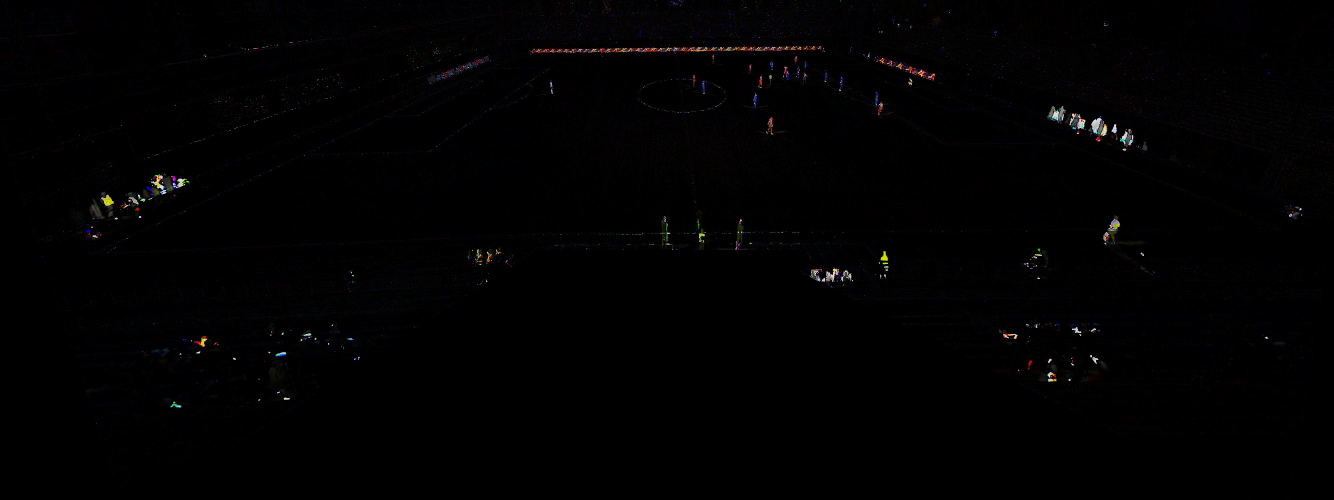
#> input picture First_Frame_fuBG.jpg, 4000 x 1500 px, given in place of videofu.avi, which was not available (shown at 1/3 size)
$ python multipleWindows_red_team.py   (Python 2 division)   (older library calls are emulated)
#> lines starting #> are read from the running program, lines starting #| are printed output that depends on the picture; pictures that were not available may be replaced by others from this repository, and a replacement may not be noted
import numpy as np
import cv2
cap = cv2.VideoCapture('videofu.avi')

# take first frame of the video
ret,frame = cap.read()
#> frame is the input picture: shape (1500, 4000, 3); mean B, G, R 1.7, 1.5, 1.9
# setup initial location of window
r,h,c,w = 169,10,2384,10  # simply hardcoded the values player8
r1,h1,c1,w1 = 200,20,2248,7  # simply hardcoded the values player4
r2,h2,c2,w2 = 170,8,2137,5  # simply hardcoded the values player3

r3,h3,c3,w3 = 360,40,2310,15  # simply hardcoded the values player#6
r4,h4,c4,w4 = 231,20,2281,10  # simply hardcoded the values player#5
r5,h5,c5,w5 = 224,20,2078,10  # simply hardcoded the values player#2
r6,h6,c6,w6 = 312,25,2640,15  # simply hardcoded the values player#9
r7,h7,c7,w7 = 203,20,2352,10  # simply hardcoded the values player#7
r8,h8,c8,w8 = 261,10,1652,12  # simply hardcoded the values player#1

#row, hight of the window, col, width of the window
#ddddd =  cv2.cvtColor(frame, cv2.COLOR_BGR2HSV)
ddddd =  cv2.cvtColor(frame, cv2.COLOR_BGR2HSV)
#> ddddd: shape (1500, 4000, 3); mean H, S, V 28.1, 70.8, 2.5
for i in range(169,185):
    for j in range(2384,2390):
        print i,"  ",j,"  ",ddddd[i,j,:]
#> this loop made 16 passes
#> (printed output is left out)
track_window = (c,r,w,h)
track_window1 = (c1,r1,w1,h1)
track_window2 = (c2,r2,w2,h2)

track_window3 = (c3,r3,w3,h3)
track_window4 = (c4,r4,w4,h4)
track_window5 = (c5,r5,w5,h5)
track_window6 = (c6,r6,w6,h6)
track_window7 = (c7,r7,w7,h7)
track_window8 = (c8,r8,w8,h8)

# set up the ROI for tracking
roi = frame[r:r+h, c:c+w]
roi1 = frame[r1:r1+h1, c1:c1+w1]
roi2 = frame[r2:r2+h2, c2:c2+w2]

roi3 = frame[r3:r3+h3, c3:c3+w3]
roi4 = frame[r4:r4+h4, c4:c4+w4]
roi5 = frame[r5:r5+h5, c5:c5+w5]
roi6 = frame[r6:r6+h6, c6:c6+w6]
roi7 = frame[r7:r7+h7, c7:c7+w7]
roi8 = frame[r8:r8+h8, c8:c8+w8]

hsv_roi =  cv2.cvtColor(roi, cv2.COLOR_BGR2HSV)
hsv_roi1 =  cv2.cvtColor(roi1, cv2.COLOR_BGR2HSV)
hsv_roi2 =  cv2.cvtColor(roi2, cv2.COLOR_BGR2HSV)

hsv_roi3 =  cv2.cvtColor(roi3, cv2.COLOR_BGR2HSV)
hsv_roi4 =  cv2.cvtColor(roi4, cv2.COLOR_BGR2HSV)
hsv_roi5 =  cv2.cvtColor(roi5, cv2.COLOR_BGR2HSV)
hsv_roi6 =  cv2.cvtColor(roi6, cv2.COLOR_BGR2HSV)
hsv_roi7 =  cv2.cvtColor(roi7, cv2.COLOR_BGR2HSV)
hsv_roi8 =  cv2.cvtColor(roi8, cv2.COLOR_BGR2HSV)

mask = cv2.inRange(hsv_roi, np.array((0., 40.,70.)), np.array((18.,200.,150.)))
mask1 = cv2.inRange(hsv_roi1, np.array((0., 60.,64.)), np.array((18.,240.,237.)))
mask2 = cv2.inRange(hsv_roi2, np.array((5., 93.,74.)), np.array((35.,195.,137.)))
#> mask2 = [[0, 255, 0, 0, 0], [0, 0, 0, 0, 0], [0, 0, 0, 0, 0], [0, 0, 0, 0, 255], [0, 0, 0, 0, 255], [0, 0, 0, 0, 255], [0, 0, 0, 255, 0], [0, 0, 0, 255, 0]]

mask3 = cv2.inRange(hsv_roi3, np.array((0., 180.,130.)), np.array((8.,255.,200.)))
mask4 = cv2.inRange(hsv_roi4, np.array((0., 180.,130.)), np.array((8.,255.,200.)))
mask5 = cv2.inRange(hsv_roi5, np.array((0., 180.,130.)), np.array((8.,255.,200.)))
mask6 = cv2.inRange(hsv_roi6, np.array((0., 180.,130.)), np.array((8.,255.,200.)))#((30., 50.,140.)), np.array((172.,200.,255.)))
mask7 = cv2.inRange(hsv_roi7, np.array((0., 100.,100.)), np.array((18.,200.,200.)))
mask8 = cv2.inRange(hsv_roi8, np.array((22., 48.,28.)), np.array((34.,255.,155.)))


roi_hist = cv2.calcHist([hsv_roi],[0],mask,[180],[0,180])
#> roi_hist = 180 values, max 1 at index 3, min 0 at index 0, mean 0.0111
roi_hist1 = cv2.calcHist([hsv_roi1],[0],mask1,[180],[0,180])
#> roi_hist1 = 180 values, max 4 at index 1, min 0 at index 0, mean 0.0889
roi_hist2 = cv2.calcHist([hsv_roi2],[0],mask2,[180],[0,180])
#> roi_hist2 = 180 values, max 2 at index 10, min 0 at index 0, mean 0.0333

roi_hist3 = cv2.calcHist([hsv_roi3],[0],mask3,[180],[0,180])
#> roi_hist3 = 180 values, max 13 at index 5, min 0 at index 0, mean 0.206
roi_hist4 = cv2.calcHist([hsv_roi4],[0],mask4,[180],[0,180])
#> roi_hist4 = 180 values, max 8 at index 6, min 0 at index 4, mean 0.15
roi_hist5 = cv2.calcHist([hsv_roi5],[0],mask5,[180],[0,180])
#> roi_hist5 = 180 values, max 3 at index 3, min 0 at index 6, mean 0.0667
roi_hist6 = cv2.calcHist([hsv_roi6],[0],mask6,[180],[0,180])
#> roi_hist6 = 180 values, max 6 at index 3, min 0 at index 9, mean 0.167
roi_hist7 = cv2.calcHist([hsv_roi7],[0],mask7,[180],[0,180])
#> roi_hist7 = 180 values, max 2 at index 2, min 0 at index 1, mean 0.0389
roi_hist8 = cv2.calcHist([hsv_roi8],[0],mask8,[180],[0,180])
#> roi_hist8 = 180 values from 0 to 0

cv2.normalize(roi_hist,roi_hist,0,255,cv2.NORM_MINMAX)
cv2.normalize(roi_hist1,roi_hist1,0,255,cv2.NORM_MINMAX)
cv2.normalize(roi_hist2,roi_hist2,0,255,cv2.NORM_MINMAX)

cv2.normalize(roi_hist3,roi_hist3,0,255,cv2.NORM_MINMAX)
cv2.normalize(roi_hist4,roi_hist4,0,255,cv2.NORM_MINMAX)
cv2.normalize(roi_hist5,roi_hist5,0,255,cv2.NORM_MINMAX)
cv2.normalize(roi_hist6,roi_hist6,0,255,cv2.NORM_MINMAX)
cv2.normalize(roi_hist7,roi_hist7,0,255,cv2.NORM_MINMAX)
cv2.normalize(roi_hist8,roi_hist8,0,255,cv2.NORM_MINMAX)

# Setup the termination criteria, either 10 iteration or move by atleast 1 pt
term_crit = ( cv2.TERM_CRITERIA_EPS | cv2.TERM_CRITERIA_COUNT, 100, 1 )
count=0
while(cap.isOpened()):
    ret ,frame = cap.read()
    count+=1
    if ret == True:
        hsv = cv2.cvtColor(frame, cv2.COLOR_BGR2HSV)
        dst = cv2.calcBackProject([hsv],[0],roi_hist,[0,180],1)
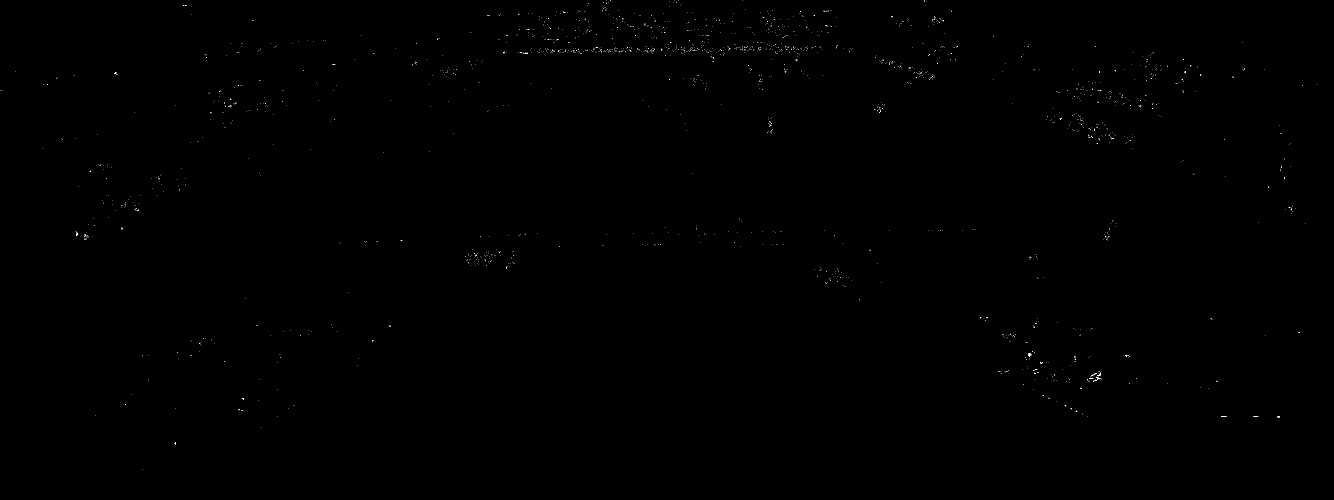
#> dst: shape (1500, 4000) (shown at 1/3 size); 0.05% white in thin lines or dots
        dst1 = cv2.calcBackProject([hsv],[0],roi_hist1,[0,180],1)
        dst2 = cv2.calcBackProject([hsv],[0],roi_hist2,[0,180],1)

        dst3 = cv2.calcBackProject([hsv],[0],roi_hist3,[0,180],1)
        dst4 = cv2.calcBackProject([hsv],[0],roi_hist4,[0,180],1)
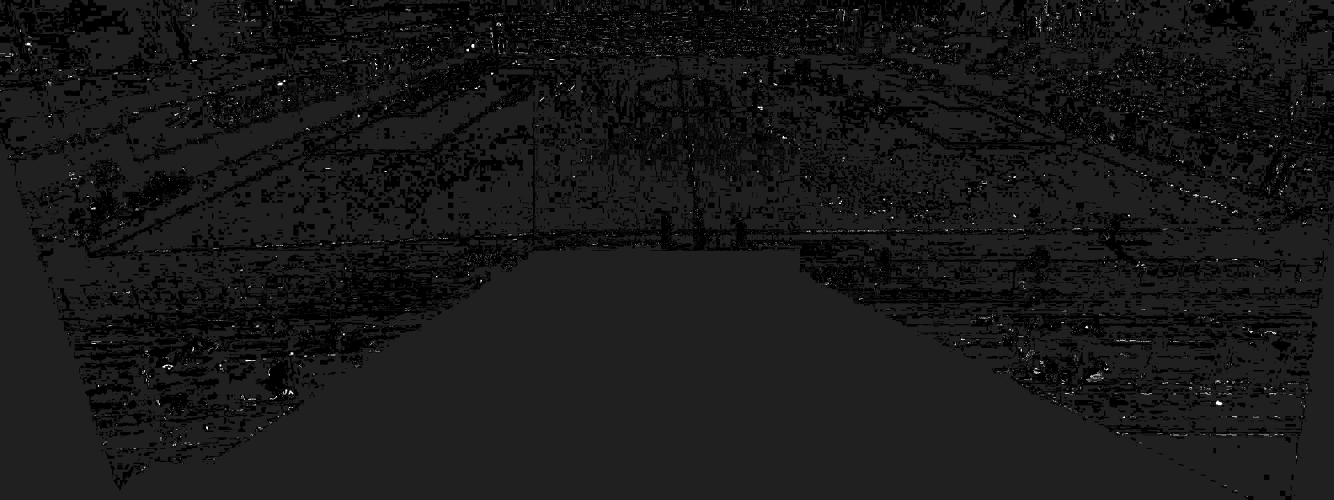
#> dst4: shape (1500, 4000) (shown at 1/3 size); min 0, max 255, mean 24
        dst5 = cv2.calcBackProject([hsv],[0],roi_hist5,[0,180],1)
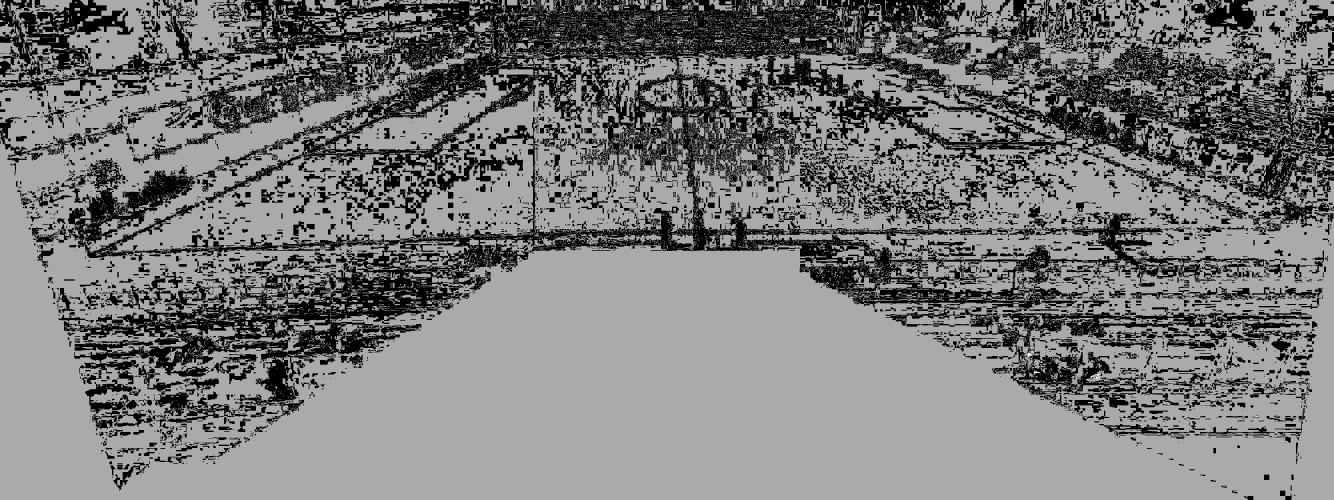
#> dst5: shape (1500, 4000) (shown at 1/3 size); min 0, max 255, mean 122.2
        dst6 = cv2.calcBackProject([hsv],[0],roi_hist6,[0,180],1)
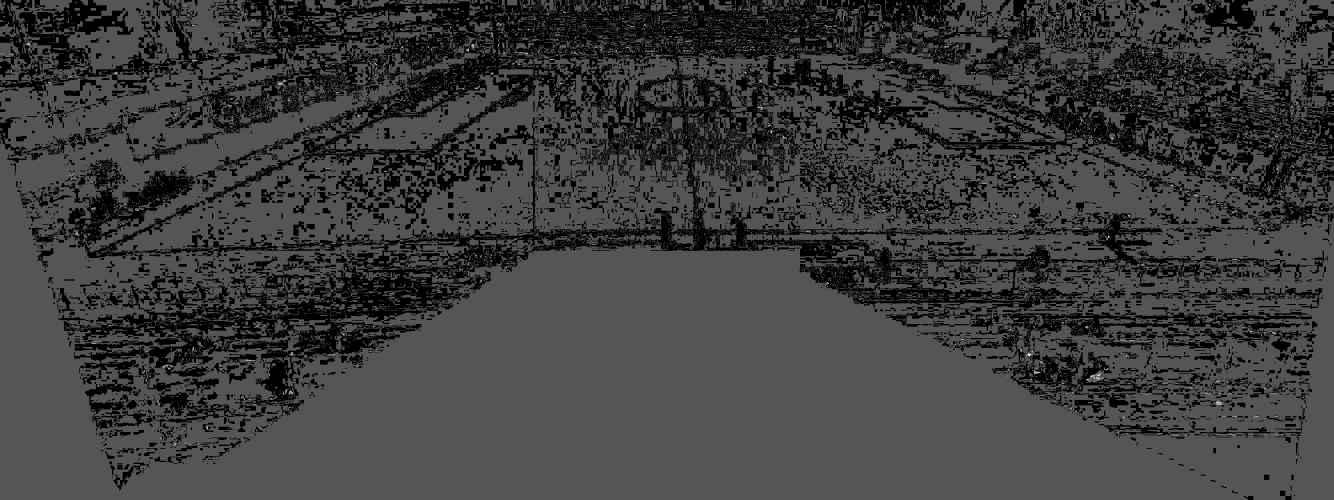
#> dst6: shape (1500, 4000) (shown at 1/3 size); min 0, max 255, mean 61.9
        dst7 = cv2.calcBackProject([hsv],[0],roi_hist7,[0,180],1)
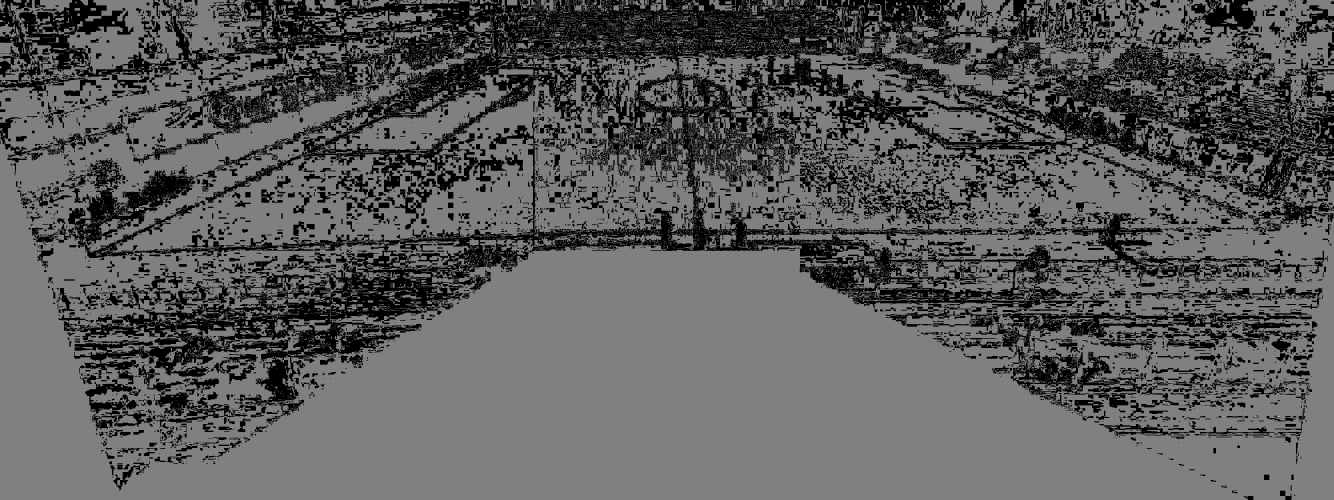
#> dst7: shape (1500, 4000) (shown at 1/3 size); min 0, max 255, mean 92
        dst8 = cv2.calcBackProject([hsv],[0],roi_hist8,[0,180],1)
#> dst8: shape (1500, 4000); every value is 0

        # apply meanshift to get the new location
        ret, track_window = cv2.meanShift(dst, track_window, term_crit)
#> ret = 3; track_window = (2384, 175, 10, 10)
        ret1, track_window1 = cv2.meanShift(dst1, track_window1, term_crit)
#> ret1 = 2; track_window1 = (2247, 200, 7, 20)
        ret2, track_window2 = cv2.meanShift(dst2, track_window2, term_crit)
#> ret2 = 1; track_window2 = (2137, 169, 5, 8)

        ret3, track_window3 = cv2.meanShift(dst3, track_window3, term_crit)
#> ret3 = 4; track_window3 = (2305, 365, 15, 40)
        ret4, track_window4 = cv2.meanShift(dst4, track_window4, term_crit)
#> ret4 = 3; track_window4 = (2277, 232, 10, 20)
        ret5, track_window5 = cv2.meanShift(dst5, track_window5, term_crit)
#> ret5 = 12; track_window5 = (2069, 237, 10, 20)
        ret6, track_window6 = cv2.meanShift(dst6, track_window6, term_crit)
#> ret6 = 4; track_window6 = (2631, 316, 15, 25)
        ret7, track_window7 = cv2.meanShift(dst7, track_window7, term_crit)
#> ret7 = 6; track_window7 = (2342, 199, 10, 20)
        ret8, track_window8 = cv2.meanShift(dst8, track_window8, term_crit)
#> ret8 = 0; track_window8 = (1652, 261, 12, 10)

        # Draw it on image
        x,y,w,h = track_window
#> x = 2384; y = 175; w = 10; h = 10
        x1,y1,w1,h1 = track_window1
#> x1 = 2247; y1 = 200; w1 = 7; h1 = 20
        x2,y2,w2,h2 = track_window2
#> x2 = 2137; y2 = 169; w2 = 5; h2 = 8

        x3,y3,w3,h3 = track_window3
#> x3 = 2305; y3 = 365; w3 = 15; h3 = 40
        x4,y4,w4,h4 = track_window4
#> x4 = 2277; y4 = 232; w4 = 10; h4 = 20
        x5,y5,w5,h5 = track_window5
#> x5 = 2069; y5 = 237; w5 = 10; h5 = 20
        x6,y6,w6,h6 = track_window6
#> x6 = 2631; y6 = 316; w6 = 15; h6 = 25
        x7,y7,w7,h7 = track_window7
#> x7 = 2342; y7 = 199; w7 = 10; h7 = 20
        x8,y8,w8,h8 = track_window8
#> x8 = 1652; y8 = 261; w8 = 12; h8 = 10

        cv2.rectangle(frame, (x,y), (x+w,y+h), 255,2)
        cv2.putText(frame,"8",(x,y-2),cv2.FONT_HERSHEY_SIMPLEX, 1, 50)
        with open('.\\player8.txt', 'a') as f:
            f.write('x = %-15s y = %-15s\n' % (x+w/2,y+h/2))

        cv2.rectangle(frame, (x1,y1), (x1+w1,y1+h1), 255,2)
        cv2.putText(frame,"4",(x1,y1-2),cv2.FONT_HERSHEY_SIMPLEX, 1, 50)
        with open('.\\player4.txt', 'a') as f:
            f.write('x = %-15s y = %-15s\n' % (x1+w1/2,y1+h1/2))

        cv2.rectangle(frame, (x2,y2), (x2+w2,y2+h2), 255,2)
        cv2.putText(frame,"3",(x2,y2-2),cv2.FONT_HERSHEY_SIMPLEX, 1, 50)
        with open('.\\player3.txt', 'a') as f:
            f.write('x = %-15s y = %-15s\n' % (x2+w2/2,y2+h2/2))

        cv2.rectangle(frame, (x3,y3), (x3+w3,y3+h3), 255,2)
        cv2.putText(frame,"6",(x3,y3-2),cv2.FONT_HERSHEY_SIMPLEX, 1, 50)
        with open('.\\player6.txt', 'a') as f:
            f.write('x = %-15s y = %-15s\n' % (x3+w3/2,y3+h3/2))

        cv2.rectangle(frame, (x4,y4), (x4+w4,y4+h4), 255,2)
        cv2.putText(frame,"5",(x4,y4-2),cv2.FONT_HERSHEY_SIMPLEX, 1, 50)
        with open('.\\player5.txt', 'a') as f:
            f.write('x = %-15s y = %-15s\n' % (x4+w4/2,y4+h4/2))

        cv2.rectangle(frame, (x5,y5), (x5+w5,y5+h5), 255,2)
        cv2.putText(frame,"2",(x5,y5-2),cv2.FONT_HERSHEY_SIMPLEX, 1, 50)
        with open('.\\player2.txt', 'a') as f:
            f.write('x = %-15s y = %-15s\n' % (x5+w5/2,y5+h5/2))

        cv2.rectangle(frame, (x6,y6), (x6+w6,y6+h6), 255,2)
        cv2.putText(frame,"9",(x6,y6-2),cv2.FONT_HERSHEY_SIMPLEX, 1, 50)
        with open('.\\player9.txt', 'a') as f:
            f.write('x = %-15s y = %-15s\n' % (x6+w6/2,y6+h6/2))

        cv2.rectangle(frame, (x7,y7), (x7+w7,y7+h7), 255,2)
        cv2.putText(frame,"7",(x7,y7-2),cv2.FONT_HERSHEY_SIMPLEX, 1, 50)
        with open('.\\player7.txt', 'a') as f:
            f.write('x = %-15s y = %-15s\n' % (x7+w7/2,y7+h7/2))

        cv2.rectangle(frame, (x8,y8), (x8+w8,y8+h8), 255,2)
        cv2.putText(frame,"1",(x8,y8-2),cv2.FONT_HERSHEY_SIMPLEX, 1, 50)
        with open('.\\player1.txt', 'a') as f:
            f.write('x = %-15s y = %-15s\n' % (x8+w8/2,y8+h8/2))

# [8 lines of commented-out code are left out]


        cv2.namedWindow('frame', cv2.WINDOW_OPENGL)
        cv2.imshow('frame',frame)
        k = cv2.waitKey(60) & 0xff
#> (key Esc is pressed here)
        if count==1:
            cv2.imwrite("fffaaaa.jpg",frame)
        if k == 27:
            print 'Frame#', count
            break
#        else:
#            cv2.imwrite(chr(k)+".jpg",img2)
    else:
        break
cv2.destroyAllWindows()
cap.release()
